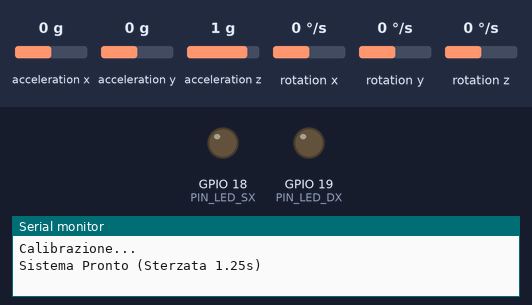
The sketch below on a simulated ESP32. Shown: output pins drawn as LEDs (lit = HIGH), the last lines printed to the serial monitor. The inputs (shaded band) are chosen by the test bench; at power-on: rotation z 0 °/s, acceleration x 0 g, acceleration y 0 g, acceleration z 1 g, rotation x 0 °/s, rotation y 0 °/s. USB keyboard and mouse output is not drawn.

Above: at 2.2 s.
2.3 s: rotation z set to -46 °/s
3.8 s: rotation z set to -56 °/s
At 4.8 s:
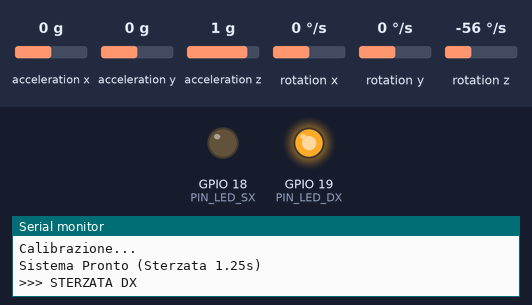
6.8 s: rotation z set to 100 °/s
At 9.6 s:
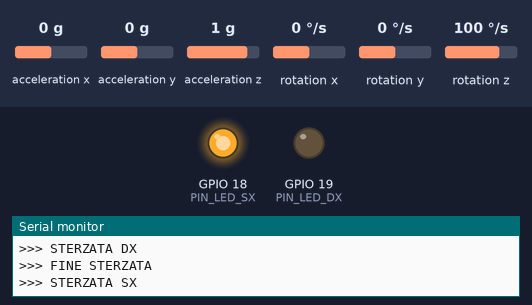
9.8 s: rotation z set to -192 °/s
At 12.7 s:
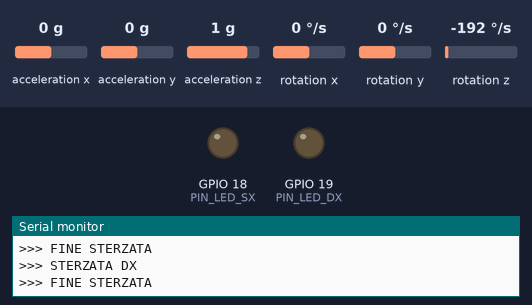
12.8 s: rotation z set to 0 °/s
At 13.8 s:
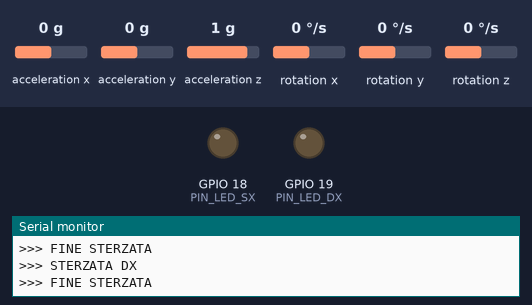
Timing chart, 0 to 15.3 s (numbered marks = the images above; inputs shaded):
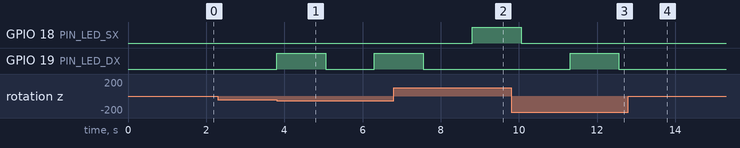

Measured:
- the behaviour switches between -50 and -51 °/s on rotation z (found by bisection; images 0 and 1)
- after the input at 2.3 s, every drawn part: stays the same
- after the input at 3.8 s, GPIO 19 (PIN_LED_DX): LOW → HIGH at once, → LOW 1.3 s later, → HIGH 1.3 s later
- after the input at 6.8 s, GPIO 18 (PIN_LED_SX): LOW → HIGH after 2.0 s; GPIO 19 (PIN_LED_DX): goes on until 7.6 s, then stays LOW
- after the input at 9.8 s, GPIO 18 (PIN_LED_SX): goes on until 10.1 s, then stays LOW; GPIO 19 (PIN_LED_DX): LOW → HIGH after 1.5 s, → LOW 1.3 s later
- after the input at 12.8 s, GPIO 19 (PIN_LED_DX): stays LOW (without the input it goes to HIGH after 1.0 s)

The sketch:

prova_MPU6050.ino
```cpp
/*********
Pin I2C di default: Su questa scheda i pin standard sono GPIO 21 (SDA) e GPIO 22 (SCL)
PinMode: Nel setup() ho impostato i pin 18 e 19 come output.
Logica LED:
Quando sterzi a sinistra, il LED SX si accende insieme all'invio del tasto '>'.
Quando sterzi a destra, il LED DX si accende insieme all'invio del tasto '<'.
Al centro, entrambi i LED si spengono.
Feedback Stato Bluetooth: Se la tastiera non è ancora connessa al PC, ho aggiunto un lampeggio lento di entrambi i LED (500ms) per avvisarti che il dispositivo è in attesa di pairing.
Test Iniziale: All'accensione i LED si accendono per mezzo secondo, così sai subito se i collegamenti elettrici sono corretti.
LED Sinistro: Anodo (gamba lunga) al GPIO 18, Catodo (gamba corta) a GND tramite una resistenza da 220Ω.
LED Destro: Anodo (gamba lunga) al GPIO 19, Catodo (gamba corta) a GND tramite una resistenza da 220Ω.

Consiglio Hardware: Se i salti continuano, aggiungi un condensatore da 100nF tra i pin VCC e GND del sensore MPU6050.
Questo pulisce l'alimentazione quando il Bluetooth dell'ESP32 assorbe picchi di corrente.

*********/

#include <Wire.h>
#include <MPU6050_light.h>
#include <BleKeyboard.h>

// --- CONFIGURAZIONE PIN ---
#define I2C_SDA 21
#define I2C_SCL 22
#define PIN_LED_SX 18
#define PIN_LED_DX 19

// --- PARAMETRI STERZATA ---
#define SOGLIA_VELOCITA   50.0     // Sensibilità colpo
#define DURATA_PRESSIONE  1250     // Durata pressione tasto
#define DEBOUNCE_STERZO   2500     // Tempo minimo tra due sterzate

MPU6050 mpu(Wire);
BleKeyboard bleKeyboard("MyWhoosh Steering", "Espressif", 100);

// --- VARIABILI DI STATO ---
unsigned long lastActionTime = 0;
bool sterzataInCorso = false;
uint16_t tastoAttivo = 0;

// --- FILTRO VELOCITÀ ---
float velZ_filtrata = 0.0;
const float filtroAlpha = 0.20;   // 20% nuovo valore, 80% precedente

void setup() {
  Serial.begin(115200);

  pinMode(PIN_LED_SX, OUTPUT);
  pinMode(PIN_LED_DX, OUTPUT);

  Wire.begin(I2C_SDA, I2C_SCL, 100000);

  if (mpu.begin() != 0) {
    Serial.println("Errore MPU6050!");
    while (1);
  }

  Serial.println("Calibrazione...");
  mpu.calcOffsets();

  bleKeyboard.begin();
  Serial.println("Sistema Pronto (Sterzata 1.25s)");
}

void loop() {
  mpu.update();
  unsigned long now = millis();

  // --- FILTRO SULLA VELOCITÀ Z ---
  float velZ = mpu.getGyroZ();
  velZ_filtrata = velZ_filtrata * (1.0 - filtroAlpha) + velZ * filtroAlpha;

  // --- SE BLE NON È CONNESSO ---
  if (!bleKeyboard.isConnected()) {
    bool blink = (now / 500) % 2;
    digitalWrite(PIN_LED_SX, blink);
    digitalWrite(PIN_LED_DX, blink);
    return;
  }

  // --- RILEVAMENTO COLPO ---
  if (!sterzataInCorso && (now - lastActionTime > DEBOUNCE_STERZO)) {

    if (velZ_filtrata > SOGLIA_VELOCITA) {
      // Sterzata SX
      tastoAttivo = KEY_LEFT_ARROW;
      bleKeyboard.press(tastoAttivo);
      sterzataInCorso = true;
      lastActionTime = now;
      digitalWrite(PIN_LED_SX, HIGH);
      Serial.println(">>> STERZATA SX");
    }
    else if (velZ_filtrata < -SOGLIA_VELOCITA) {
      // Sterzata DX
      tastoAttivo = KEY_RIGHT_ARROW;
      bleKeyboard.press(tastoAttivo);
      sterzataInCorso = true;
      lastActionTime = now;
      digitalWrite(PIN_LED_DX, HIGH);
      Serial.println(">>> STERZATA DX");
    }
  }

  // --- RILASCIO AUTOMATICO ---
  if (sterzataInCorso && (now - lastActionTime >= DURATA_PRESSIONE)) {
    bleKeyboard.release(tastoAttivo);
    sterzataInCorso = false;
    digitalWrite(PIN_LED_SX, LOW);
    digitalWrite(PIN_LED_DX, LOW);
    Serial.println(">>> FINE STERZATA");
  }
}
```
